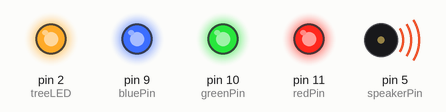
This sketch was run on a simulated Arduino Uno, built with avr-gcc and run on an emulated ATmega328P. Shown: output pins drawn as LEDs (lit = HIGH), buzzer (waves = sounding).

Above: at 1.2 s.
At 6.6 s:
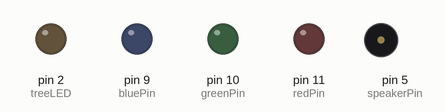
At 15.86 s:
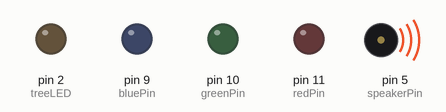
Timing chart, 0 to 16.2 s (numbered marks = the images above):
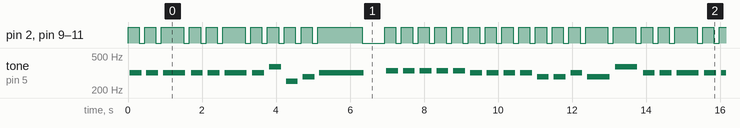

The sketch:

JingleBells.ino
```cpp
int speakerPin = 5;
int treeLED = 2;
int redPin = 11;
int greenPin = 10;
int bluePin = 9;
int length = 26;
char notes[] = "eeeeeeegcde fffffeeeeddedg";
int beats[] = { 1, 1, 2, 1, 1, 2, 1, 1, 1, 1, 4, 1, 1, 1, 1, 1, 1, 1, 1, 1, 1, 1, 1, 1, 2, 2};

int tempo = 300;
void playTone(int tone, int duration) {
  for (long i = 0; i < duration * 1000L; i += tone * 2) {
    digitalWrite(speakerPin, HIGH);
    delayMicroseconds(tone);
    digitalWrite(speakerPin, LOW);
    delayMicroseconds(tone);
  }
}
void playNote(char note, int duration) {
  char names[] = { 'c', 'd', 'e', 'f', 'g', 'a', 'b', 'C' };
  int tones[] = { 1965, 1750, 1569, 1482, 1325, 1186, 1064, 1006 }; //int tones[] = { 1915, 1700, 1519, 1432, 1275, 1136, 1014, 956 };

  // play the tone corresponding to the note name
  for (int i = 0; i < 8; i++) {
    if (names[i] == note) {
      playTone(tones[i], duration);
    }
  }
}
void setup() {
  pinMode(speakerPin, OUTPUT);
  pinMode(treeLED, OUTPUT);
}
void loop() {
  for (int i = 0; i < length; i++)
  {
    if (notes[i] == ' ')
    {
      delay(beats[i] * tempo); // rest

      analogWrite(redPin, 0);
      analogWrite(greenPin, 0);
      analogWrite(bluePin, 0);

      digitalWrite(treeLED, LOW);
    }
    else
    {
      analogWrite(redPin, 255);
      analogWrite(greenPin, 255);
      analogWrite(bluePin, 255);

      digitalWrite(treeLED, HIGH);

      playNote(notes[i], beats[i] * tempo);
    }

    // pause between notes
    analogWrite(redPin, 0);
    analogWrite(greenPin, 0);
    analogWrite(bluePin, 0);

    digitalWrite(treeLED, LOW);
    delay(tempo / 2);
  }
}
```

Measured:
- by itself, pin 2 (treeLED), pin 9 (bluePin), pin 10 (greenPin), pin 11 (redPin): moves between LOW and HIGH, repeating every 13.9 s
- by itself, tone on pin 5 (speakerPin): plays 318 Hz for 0.32 s, 318 Hz for 0.32 s, 318 Hz for 0.60 s, 318 Hz for 0.32 s, 318 Hz for 0.32 s, 318 Hz for 0.60 s … (235 notes in this stretch)
